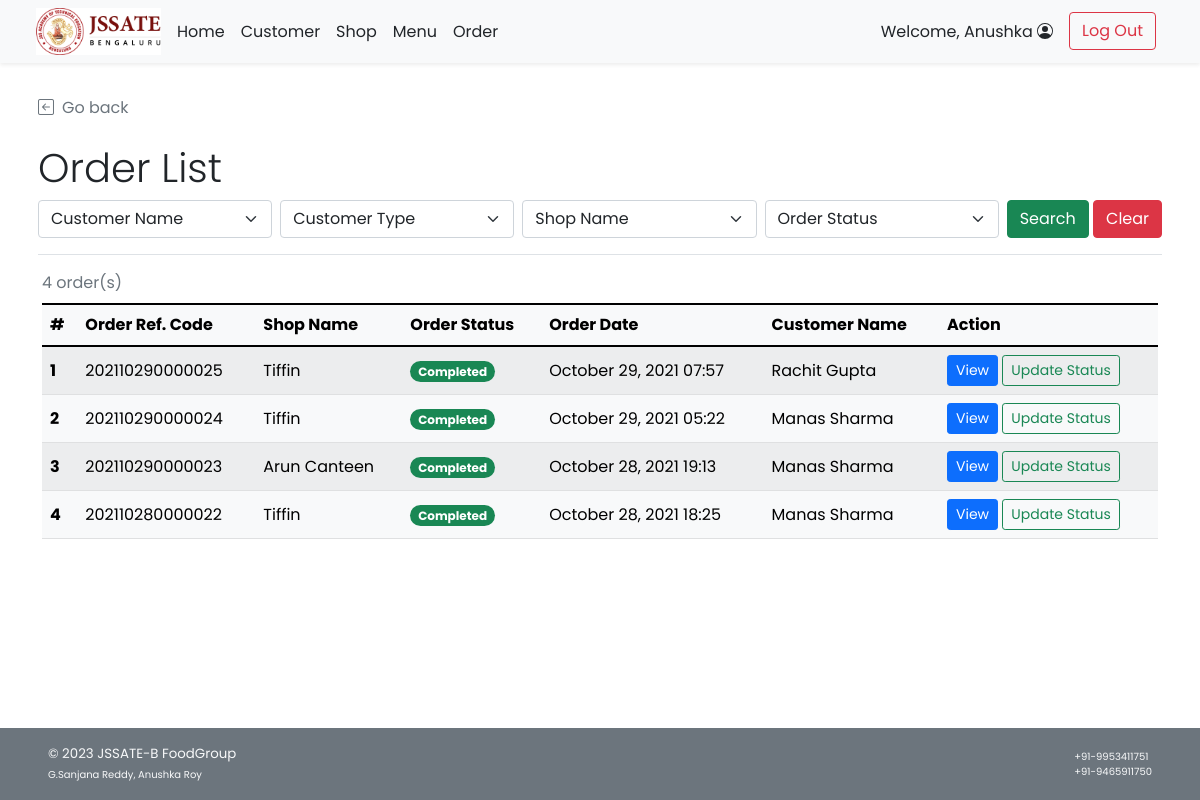
Screenshot of /admin/admin_order_list.php (signed in) with the database file from the repository.
### tables this page shows
CREATE TABLE `order_header` (
  `orh_id` int(11) NOT NULL,
  `orh_refcode` varchar(15) DEFAULT NULL,
  `c_id` int(11) NOT NULL,
  `s_id` int(11) NOT NULL,
  `orh_ordertime` timestamp NOT NULL DEFAULT current_timestamp(),
  `orh_pickuptime` datetime NOT NULL,
  `orh_orderstatus` varchar(10) NOT NULL,
  `orh_finishedtime` datetime DEFAULT NULL
);

CREATE TABLE `shop` (
  `s_id` int(11) NOT NULL,
  `s_name` varchar(100) NOT NULL,
  `s_location` varchar(100) NOT NULL,
  `s_openhour` time NOT NULL,
  `s_closehour` time NOT NULL,
  `s_status` tinyint(4) NOT NULL DEFAULT 1 COMMENT 'Shop ready for taking an order or not (True for open, False for close)',
  `s_preorderStatus` tinyint(4) NOT NULL DEFAULT 1 COMMENT 'Shop is ready for tomorrow pre-order or not',
  `s_phoneno` varchar(45) NOT NULL,
  `s_pic` text DEFAULT NULL
);

CREATE TABLE `customer` (
  `c_id` int(11) NOT NULL,
  `c_username` varchar(45) NOT NULL,
  `c_pwd` varchar(45) NOT NULL,
  `c_firstname` varchar(45) NOT NULL,
  `c_lastname` varchar(45) NOT NULL,
  `c_email` varchar(100) NOT NULL,
  `c_gender` varchar(1) NOT NULL COMMENT 'M for Male, F for Female',
  `c_type` varchar(3) NOT NULL COMMENT 'Type of customer in this canteen (STD for student, INS for instructor, STF for staff, GUE for guest, ADM for admin, OTH for other)'
);

### admin/admin_order_list.php (the view, shortened to what this page needs)
<!DOCTYPE html>
<html lang="en" class="h-100">
<head>
    <?php
        include("../conn_db.php");
        include('../head.php');
    ?>
    <link href="../css/main.css" rel="stylesheet">
</head>
<body class="d-flex flex-column h-100">
    <?php include('nav_header_admin.php')?>
    <div class="container p-2 pb-0" id="admin-dashboard">
        <div class="mt-4 border-bottom">
            <a class="nav nav-item text-decoration-none text-muted mb-2" href="#" onclick="history.back();">
                <i class="bi bi-arrow-left-square me-2"></i>Go back
            </a>
            <h2 class="pt-3 display-6">Order List</h2>
            <form class="form-floating mb-3" method="GET" action="admin_order_list.php">
                <div class="row g-2">
                    <div class="col">
                        <select class="form-select" id="c_id" name="c_id">
                            <option selected value="">Customer Name</option>
                        </select>
                    </div>
                    <div class="col">
                        <select class="form-select" id="utype" name="ut">
                            <?php if(isset($_GET["search"])){?>
                            <option selected value="">Customer Type</option>
                            <option value="STD" <?php if($_GET["ut"]=="STD"){ echo "selected";}?>>Student</option>
                            <option value="INS" <?php if($_GET["ut"]=="INS"){ echo "selected";}?>>Professor</option>
                            <option value="TAS" <?php if($_GET["ut"]=="TAS"){ echo "selected";}?>>Teaching Assistant</option>
                            <option value="STF" <?php if($_GET["ut"]=="STF"){ echo "selected";}?>>Faculty Staff</option>
                            <option value="GUE" <?php if($_GET["ut"]=="GUE"){ echo "selected";}?>>Visitor</option>
                            <option value="ADM" <?php if($_GET["ut"]=="ADM"){ echo "selected";}?>>Admin</option>
                            <option value="OTH" <?php if($_GET["ut"]=="OTH"){ echo "selected";}?>>Other</option>
                            <?php }else{ ?>
                            <option selected value="">Customer Type</option>
                            <?php } ?>
                        </select>
                    </div>
                    <div class="col">
                        <select class="form-select" id="s_id" name="s_id">
                            <option selected value="">Shop Name</option>
                            <?php
                                $option_query = "SELECT DISTINCT s.s_id, s.s_name
                                FROM order_header orh INNER JOIN shop s ON orh.s_id = s.s_id;";
                                $option_result = $mysqli -> query($option_query);
                                $opt_row = $option_result -> num_rows;
                            ?>
                        </select>
                    </div>
                    <div class="col">
                        <select class="form-select" id="orderstatus" name="os">
                            <?php if(isset($_GET["search"])){?>
                            <option selected value="">Order Status</option>
                            <option value="ACPT" <?php if($_GET["os"]=="ACPT"){ echo "selected";}?>>Order Accepted</option>
                            <option value="FNSH" <?php if($_GET["os"]=="FNSH"){ echo "selected";}?>>Order Finished</option>
                            <?php }else{ ?>
                            <option selected value="">Order Status</option>
                            <?php } ?>
                        </select>
                    </div>
                    <div class="col-auto">
                        <button type="submit" name="search" value="1" class="btn btn-success"
                        <?php if($opt_row==0){echo "disabled";} ?>>Search</button>
                        <button type="reset" class="btn btn-danger"
                            onclick="javascript: window.location='admin_order_list.php'">Clear</button>
                    </div>
                </div>
            </form>
        </div>
    </div>
    <?php
            if(isset($_GET["search"])){
                if($_GET["c_id"]!=''){ $cid_clause = " AND orh.c_id = '{$_GET['c_id']}' "; }else{ $cid_clause = " ";}
                if($_GET["s_id"]!=''){ $sid_clause = " AND orh.s_id = '{$_GET['s_id']}' "; }else{ $sid_clause = " ";}
                $query = "SELECT orh.orh_id,orh.orh_refcode,orh.orh_ordertime,c.c_firstname,c.c_lastname,orh.orh_orderstatus,s.s_name
                FROM order_header orh INNER JOIN customer c ON orh.c_id = c.c_id
                INNER JOIN shop s ON orh.s_id = s.s_id WHERE c.c_type LIKE '%{$_GET['ut']}%'
                AND orh_orderstatus LIKE '%{$_GET['os']}%'".$cid_clause.$sid_clause." ORDER BY orh.orh_ordertime DESC;";
            }else{
                $query = "SELECT orh.orh_id,orh.orh_refcode,orh.orh_ordertime,c.c_firstname,c.c_lastname,orh.orh_orderstatus,s.s_name
                FROM order_header orh INNER JOIN customer c ON orh.c_id = c.c_id INNER JOIN shop s ON orh.s_id = s.s_id ORDER BY orh.orh_ordertime DESC;";
            }
            $result = $mysqli -> query($query);
            $numrow = $result -> num_rows;
            if($numrow > 0){
        ?>
        <div class="container align-items-stretch pt-2">
            <div class="table-responsive">
            <table class="table rounded-5 table-light table-striped table-hover align-middle caption-top mb-3">
                <caption><?php echo $numrow;?> order(s) <?php if(isset($_GET["search"])){?><br /><a
                        Result</a><?php } ?></caption>
                <thead class="bg-light">
                    <tr>
                        <th scope="col">#</th>
                        <th scope="col">Order Ref. Code</th>
                        <th scope="col">Shop Name</th>
                        <th scope="col">Order Status</th>
                        <th scope="col">Order Date</th>
                        <th scope="col">Customer Name</th>
                        <th scope="col">Action</th>
                    </tr>
                </thead>
                <tbody>
                    <?php $i=1; while($row = $result -> fetch_array()){ ?>
                    <tr>
                        <th><?php echo $i++;?></th>
                        <td><?php echo $row["orh_refcode"];?></td>
                        <td><?php echo $row["s_name"];?></td>
                        <td>
                            <?php if($row["orh_orderstatus"]=="ACPT"){ ?>
                                <span class="fw-bold badge rounded-pill bg-info text-dark">Accepted</span>
                            <?php }else if($row["orh_orderstatus"]=="PREP"){ ?>
                                <span class="fw-bold badge rounded-pill bg-warning text-dark">Preparing</span>
                            <?php }else if($row["orh_orderstatus"]=="RDPK"){ ?>
                                <span class="fw-bold badge rounded-pill bg-primary text-white">Ready to pick up</span>
                            <?php }else if($row["orh_orderstatus"]=="FNSH"){?>
                                <span class="fw-bold badge rounded-pill bg-success text-white">Completed</span>
                            <?php } ?>
                        </td>
                        <td><?php
                        $order_time = (new Datetime($row["orh_ordertime"])) -> format("F j, Y H:i");
                        echo $order_time;
                        ?></td>
                        <td><?php echo $row["c_firstname"]." ".$row["c_lastname"];?></td>
                        <td>
                            <a href="admin_order_detail.php?orh_id=<?php echo $row["orh_id"]?>" class="btn btn-sm btn-primary">View</a>
                            <a href="admin_order_update.php?orh_id=<?php echo $row["orh_id"]?>" class="btn btn-sm btn-outline-success">Update Status</a>
                        </td>
                    </tr>
                    <?php } ?>
                </tbody>
            </table>
        </div>
        </div>
        <?php } ?>
        <footer
        class="footer d-flex flex-wrap justify-content-between align-items-center px-5 py-3 mt-auto bg-secondary text-light">
        <span class="smaller-font">&copy; 2023 JSSATE-B FoodGroup <br /><span class="xsmall-font">G.Sanjana Reddy, Anushka Roy</span></span>
        <span class="xsmall-font"> +91-9953411751 <br /><span class="xsmall-font">+91-9465911750</span></span>
    </footer>
</body>
</html>

### css/main.css (style rules this page uses)
html { height: 100%; }
body { height: 100%; padding-top: 4rem; margin-bottom: -50px; font-family: 'Poppins', 'Noto Sans Thai', sans-serif; }
a { cursor: pointer; }
.bi { vertical-align: -.125em; fill: currentColor; }
.text-white { color: white; }
.smaller-font { font-size: smaller; }
.xsmall-font { font-size: x-small; }

### rows the page displays
order_header: orh_refcode "202110290000025", s.s_name "Tiffin", orh_orderstatus "Completed", orh_ordertime "October 29, 2021 07:57", c.c_firstname "Rachit", c.c_lastname "Gupta"
order_header: orh_refcode "202110290000024", s.s_name "Tiffin", orh_orderstatus "Completed", orh_ordertime "October 29, 2021 05:22", c.c_firstname "Manas", c.c_lastname "Sharma"
order_header: orh_refcode "202110290000023", s.s_name "Arun Canteen", orh_orderstatus "Completed", orh_ordertime "October 28, 2021 19:13", c.c_firstname "Manas", c.c_lastname "Sharma"
order_header: orh_refcode "202110280000022", s.s_name "Tiffin", orh_orderstatus "Completed", orh_ordertime "October 28, 2021 18:25", c.c_firstname "Manas", c.c_lastname "Sharma"

### other values shown
$_SESSION['firstname'] "Anushka"
$numrow "4"
